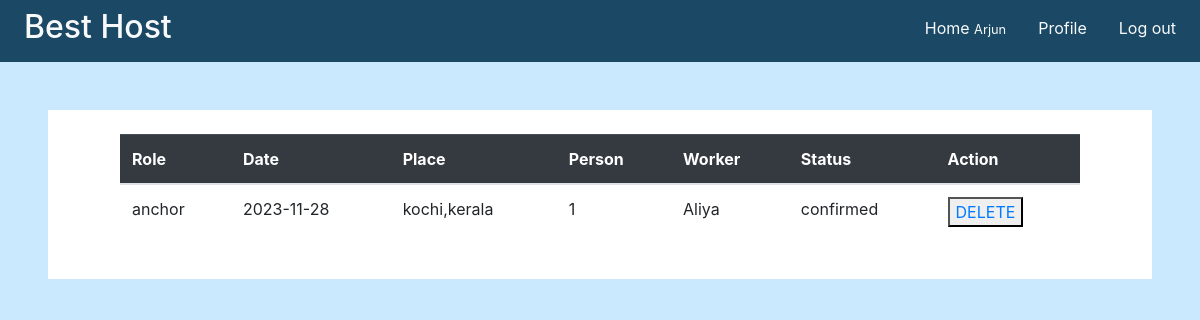
/cart.php (signed in), run on the app's committed database.
### tables this page shows
CREATE TABLE `book` (
  `name` varchar(255) NOT NULL,
  `email` varchar(255) NOT NULL,
  `role` varchar(255) NOT NULL,
  `date` date NOT NULL,
  `place` varchar(255) NOT NULL,
  `count` varchar(100) NOT NULL,
  `status` varchar(255) NOT NULL,
  `id` varchar(255) NOT NULL,
  `worker` varchar(100) NOT NULL
);

### cart.php (the view, shortened to what this page needs)
<!DOCTYPE html>
<html lang="en">
<?php
$myname = $_SESSION['myname'];
if (!isset($myname)) {
    header('location:index.php');
} else {
    $myemail = $_SESSION['myemail'];
}
?>
<head>
    <link rel="stylesheet" href="https://maxcdn.bootstrapcdn.com/bootstrap/4.5.2/css/bootstrap.min.css">
</head>
<body style="background-color:#cae9ff">
    <nav class="nav d-flex flex-row justify-content-between text-light p-2" style="background-color:#1b4965">
        <div class="logo mx-3">
            <div class="h2 ">Best Host</div>
        </div>
        <div class="nav-menu d-flex flex-row ">
            <a class="nav-link active text-light" aria-current="page" href="main.php">Home <small>
                    <?php echo $myname ?>
                </small></a>
            <a class="nav-link text-light" href="profile.php">Profile</a>
            <a class="nav-link text-light" href="./logout.php">Log out</a>
        </div>
    </nav>
    <div class="container-xxl bg-white p-4 mt-5 mx-5">
        <div class="section mx-5">
            <table class="table">
                <thead class="table-dark">
                    <th>Role</th>
                    <th>Date</th>
                    <th>Place</th>
                    <th>Person</th>
                    <th>Worker</th>
                    <th>Status</th>
                    <th>Action</th>
                </thead>
                <tbody>
                    <?php
                    $sql = "SELECT * FROM `book` WHERE `email`= '$myemail'";
                    $result = mysqli_query($con, $sql);
                    if ($result) {
                        while ($row = mysqli_fetch_assoc($result)) {
                            echo "<tr>
                  <form method='get'>
                    <td>$row[role]</td>
                    <td>$row[date]</td>
                    <td>$row[place]</td>
                    <td>$row[count]</td>
                    <td>$row[worker]</td>
                    <td>$row[status]</td>
                    <td><button><a href='delete.php?delete=$myemail&role=$row[role]'>DELETE</a></button></td>
                  </form>
                    </tr>";
                        }
                    } else {
                        echo "NO NEW REGISTRATION'S";
                    }
                    ?>
                </tbody>
            </table>
        </div>
    </div>
</body>
</html>

### data on the page
book: role "anchor", date "2023-11-28", place "kochi,kerala", count "1", worker "Aliya", status "confirmed"

### other printed values
$myname "Arjun"
